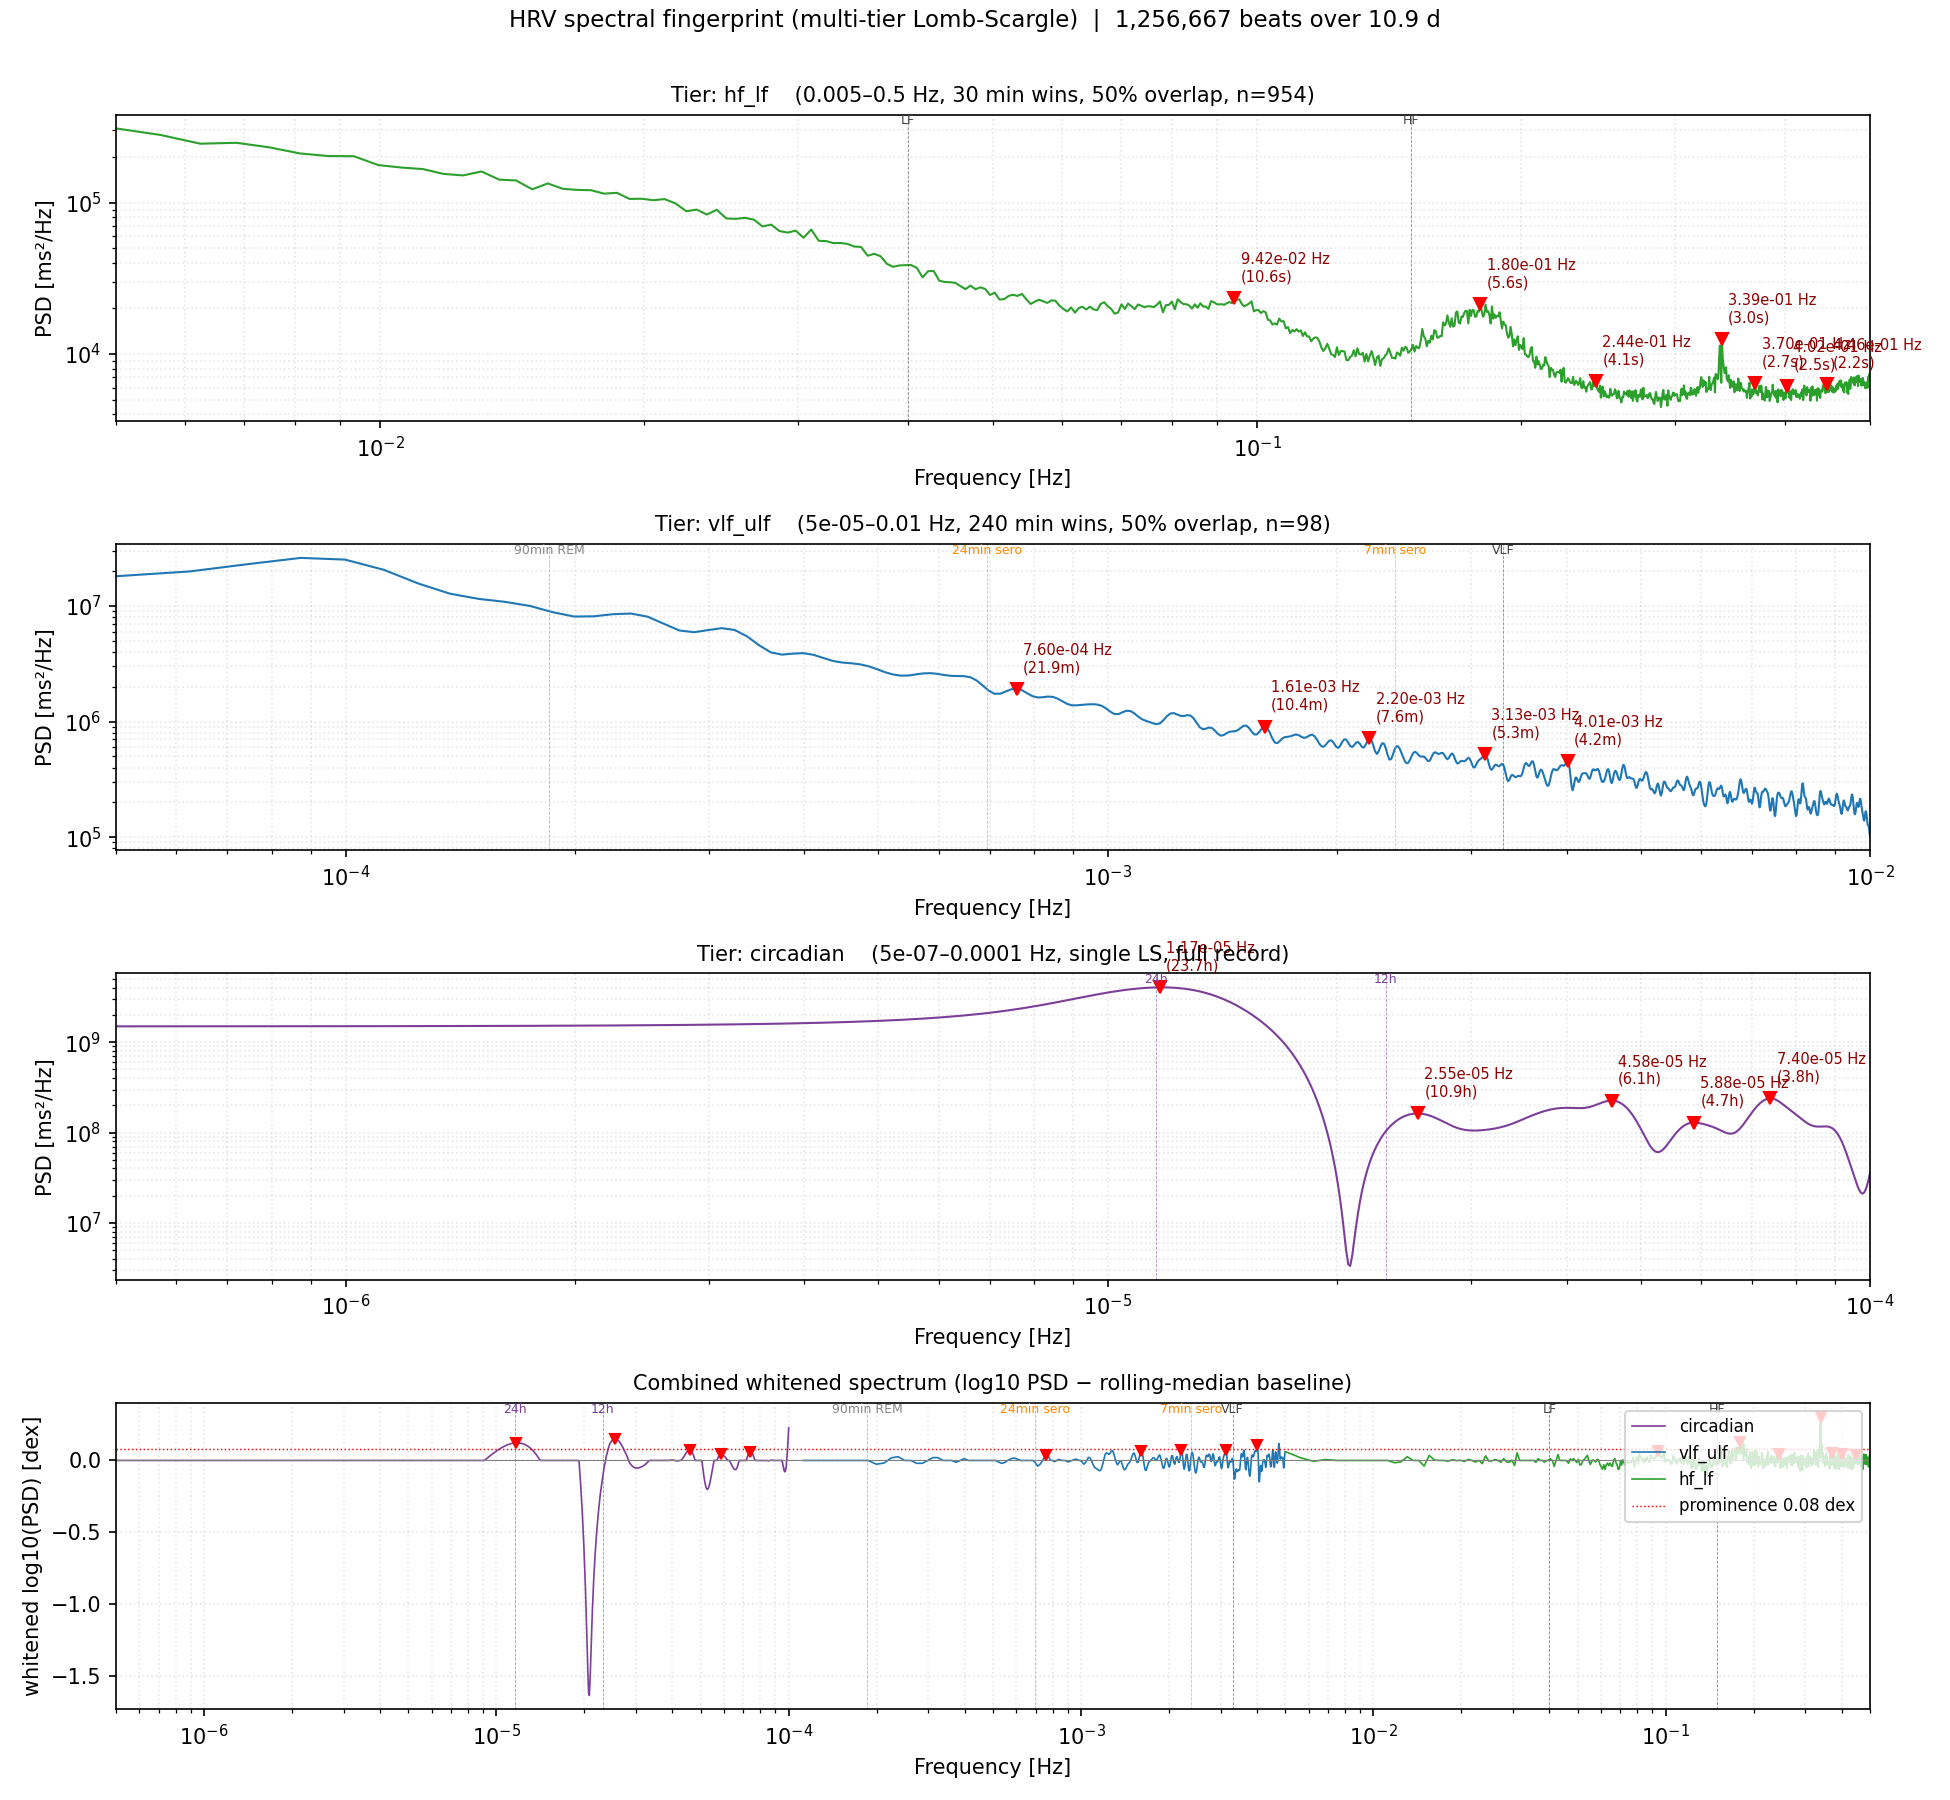

Source code (Python):
#!/usr/bin/env python3
"""
Individual HRV Frequency Map — One-Shot Spectral Fingerprint (Multi-Tier)
========================================================================

Computes a Lomb-Scargle spectral fingerprint of the entire RR-interval
record (Coospo H9Z, table HEART_RR_INTERVAL_SAMPLE) across THREE
frequency tiers, each with the window length matched to the band of
interest. The three tiers are stitched into a single combined log-log
spectrum so that physiological rhythms from milliseconds to days can
all be inspected on the same plot.

Tiers
-----
    hf_lf       30-min windows, 50 % overlap   0.005  – 0.5    Hz
                  → respiration (RSA), Mayer wave, baroreflex
    vlf_ulf     4-h   windows, 50 % overlap   0.00005 – 0.01   Hz
                  → ULF, hormonal/serotonergic cycles 7-24 min,
                    sub-circadian rhythms
    circadian   single Lomb-Scargle over full record (no windowing)
                  5e-7   – 1e-4   Hz
                  → circadian (24 h), multi-day trends

Method (per tier)
-----------------
- Local-median artifact rejection (±500 ms threshold, 5 % budget,
  ESC/NASPE 1996)
- Linear detrend per window (suppresses baseline drift → spurious LF)
- Lomb-Scargle PSD on the irregular beat times (astropy 'fast' / NUFT)
- Welch-style averaging across windows (single shot for circadian tier)

Peak detection (combined spectrum)
----------------------------------
HRV spectra follow a 1/f^α power law. The combined log10(PSD) is
whitened by subtracting a rolling-median baseline; peak prominence
is then measured in dex on the residual.

Outputs
-------
    data/spectral_fingerprint.csv         (freq_hz, period_s, power_ms2hz, tier)
    data/spectral_fingerprint_peaks.csv   (peaks sorted by prominence)
    data/spectral_fingerprint.png         (3-panel + combined view)
"""

import argparse
import os
import sys
import time
from pathlib import Path

import numpy as np
import psycopg2
from astropy.timeseries import LombScargle
from scipy.ndimage import median_filter
from scipy.signal import find_peaks

import matplotlib
matplotlib.use("Agg")
import matplotlib.pyplot as plt

# --- Postgres -------------------------------------------------------
PG_HOST = os.environ["PGHOST"]
PG_PORT = int(os.environ.get("PGPORT", "5432"))
PG_DB = os.environ["PGDATABASE"]
PG_USER = os.environ.get("PGUSER", "gadgetbridge")
PG_PASSWORD = os.environ["PGPASSWORD"]
DEVICE_ID = 2  # H9Z 40647

# --- IBI sanity (matches hrv_aggregate.py) --------------------------
MIN_RR = 300
MAX_RR = 2000

# --- Local-median artifact correction -------------------------------
ARTIFACT_MEDIAN_HALFWIDTH = 4
ARTIFACT_THRESHOLD_MS = 500
MAX_ARTIFACT_FRACTION = 0.05

# --- Tiers ----------------------------------------------------------
# Each tier specifies its own window length, gap tolerance, and
# frequency grid so that resolution is matched to the band. Tiers are
# stitched into one combined spectrum at the chosen split frequencies.
TIERS = [
    {
        "name": "hf_lf",
        "window_s": 30 * 60,
        "overlap": 0.5,
        "gap_ms": 5_000,            # strict — penalize bad windows
        "freq_min": 0.005,
        "freq_max": 0.5,
        "n_freq": 800,
        "min_beats": 200,
    },
    {
        "name": "vlf_ulf",
        "window_s": 4 * 3600,
        "overlap": 0.5,
        "gap_ms": 60_000,           # tolerate brief disconnects
        "freq_min": 5e-5,
        "freq_max": 0.01,
        "n_freq": 800,
        "min_beats": 5_000,
    },
    {
        "name": "circadian",
        "window_s": None,           # single LS over the full record
        "overlap": None,
        "gap_ms": 600_000,          # 10 min — only split on long off-times
        "freq_min": 5e-7,
        "freq_max": 1e-4,
        "n_freq": 800,
        "min_beats": 50_000,
    },
]

# Frequencies at which adjacent tiers are spliced (use the lower-tier
# value below the splice, the higher-tier value above).
TIER_SPLITS = {
    ("circadian", "vlf_ulf"): 1e-4,
    ("vlf_ulf",   "hf_lf"):   0.005,
}

# --- Peak detection on combined whitened spectrum -------------------
BASELINE_WINDOW_BINS = 81
LOG_PROMINENCE_DEX   = 0.08
MIN_PEAK_WIDTH_BINS  = 3
MIN_PEAK_DISTANCE_DEX_OF_FREQ = 0.05    # ~12 % freq separation in log space

# --- Progress -------------------------------------------------------
PROGRESS_EVERY = 25
HISTOGRAM_WIDTH = 70
HISTOGRAM_HEIGHT = 14

OUT_DIR = Path(__file__).parent
OUT_SPECTRUM_CSV = OUT_DIR / "spectral_fingerprint.csv"
OUT_PEAKS_CSV    = OUT_DIR / "spectral_fingerprint_peaks.csv"
OUT_PLOT         = OUT_DIR / "spectral_fingerprint.png"


# -------------------------------------------------------------------
# Data loading
# -------------------------------------------------------------------
def load_rr_data():
    print(f"Connecting to {PG_USER}@{PG_HOST}:{PG_PORT}/{PG_DB} ...")
    conn = psycopg2.connect(
        host=PG_HOST, port=PG_PORT, user=PG_USER,
        password=PG_PASSWORD, dbname=PG_DB, sslmode="require",
    )
    try:
        cur = conn.cursor()
        cur.execute(
            'SELECT "TIMESTAMP", "RR_MILLIS" '
            'FROM "HEART_RR_INTERVAL_SAMPLE" '
            'WHERE "DEVICE_ID" = %s '
            '  AND "RR_MILLIS" BETWEEN %s AND %s '
            'ORDER BY "TIMESTAMP", "SEQ"',
            (DEVICE_ID, MIN_RR, MAX_RR),
        )
        rows = cur.fetchall()
    finally:
        conn.close()
    if not rows:
        print("ERROR: no RR data found.")
        sys.exit(1)
    ts = np.fromiter((r[0] for r in rows), dtype=np.int64, count=len(rows))
    rr = np.fromiter((r[1] for r in rows), dtype=np.float64, count=len(rows))
    return ts, rr


def split_into_chunks(ts, gap_ms):
    if ts.size == 0:
        return []
    boundaries = np.flatnonzero(np.diff(ts) > gap_ms) + 1
    starts = np.concatenate(([0], boundaries))
    ends = np.concatenate((boundaries, [ts.size]))
    return list(zip(starts.tolist(), ends.tolist()))


# -------------------------------------------------------------------
# Artifact correction
# -------------------------------------------------------------------
def correct_artifacts(rr):
    n = len(rr)
    if n < 2:
        return None
    rr = rr.astype(float, copy=True)
    win = 2 * ARTIFACT_MEDIAN_HALFWIDTH + 1
    local_median = median_filter(rr, size=win, mode="nearest")
    artifact_mask = np.abs(rr - local_median) > ARTIFACT_THRESHOLD_MS
    if artifact_mask.sum() / n > MAX_ARTIFACT_FRACTION:
        return None
    if artifact_mask.any():
        valid_idx = np.flatnonzero(~artifact_mask)
        if valid_idx.size < 2:
            return None
        all_idx = np.arange(n)
        rr[artifact_mask] = np.interp(
            all_idx[artifact_mask], valid_idx, rr[valid_idx]
        )
    return rr


# -------------------------------------------------------------------
# Window iteration
# -------------------------------------------------------------------
def iter_windows(ts, rr, chunks, win_seconds, overlap, min_beats):
    win_ms = int(win_seconds * 1000)
    step_ms = max(1, int(win_ms * (1 - overlap)))
    for s, e in chunks:
        if e - s < min_beats:
            continue
        ts_chunk = ts[s:e]
        t0 = int(ts_chunk[0])
        t_end = int(ts_chunk[-1])
        if t_end - t0 < win_ms:
            continue
        anchor = t0
        while anchor + win_ms <= t_end:
            i_lo = int(np.searchsorted(ts_chunk, anchor,          side="left"))
            i_hi = int(np.searchsorted(ts_chunk, anchor + win_ms, side="left"))
            if i_hi - i_lo >= min_beats:
                rr_win = rr[s + i_lo : s + i_hi]
                t_win = (ts_chunk[i_lo:i_hi].astype(np.float64)
                         - anchor) / 1000.0
                yield rr_win, t_win
            anchor += step_ms


def lombscargle_psd(t_sec, rr_corr, freqs):
    """Detrended Lomb-Scargle PSD in ms²/Hz."""
    slope, intercept = np.polyfit(t_sec, rr_corr, 1)
    rr_det = rr_corr - (slope * t_sec + intercept)
    pgram = LombScargle(t_sec, rr_det, normalization="psd").power(
        freqs, method="fast",
    )
    # Match hrv_aggregate.compute_ulf_power: factor 2 -> ms²/Hz so
    # ∫PSD df ≈ var(rr).
    return pgram * 2.0


# -------------------------------------------------------------------
# Tier analysis
# -------------------------------------------------------------------
def analyze_tier(ts, rr, tier, progress_every):
    name      = tier["name"]
    freq_min  = tier["freq_min"]
    freq_max  = tier["freq_max"]
    n_freq    = tier["n_freq"]
    min_beats = tier["min_beats"]
    gap_ms    = tier["gap_ms"]

    chunks = split_into_chunks(ts, gap_ms)
    freqs = np.linspace(freq_min, freq_max, n_freq)

    print(f"\n[tier: {name}]  freq {freq_min:g}–{freq_max:g} Hz  "
          f"(period {1/freq_max:.1f}s – {1/freq_min/3600:.2f}h)")
    print(f"  chunks (gap > {gap_ms/1000:.0f}s): {len(chunks)}")

    psd_sum = np.zeros_like(freqs)
    n_windows = 0
    n_rejected = 0
    t_loop = time.monotonic()

    if tier["window_s"] is None:
        # Circadian tier: one LS over the longest contiguous chunk
        # (multi-day windows mixing recording / off / recording would
        # leak chunk boundaries into the spectrum).
        best = max(chunks, key=lambda se: se[1] - se[0])
        s, e = best
        rr_chunk = rr[s:e]
        ts_chunk = ts[s:e]
        if rr_chunk.size < min_beats:
            print(f"  largest chunk only {rr_chunk.size} beats — skipping")
            return freqs, None, 0
        rr_corr = correct_artifacts(rr_chunk)
        if rr_corr is None:
            print(f"  artifact fraction > {MAX_ARTIFACT_FRACTION*100:.0f}% — skipping")
            return freqs, None, 0
        t_sec = (ts_chunk.astype(np.float64) - float(ts_chunk[0])) / 1000.0
        psd_sum = lombscargle_psd(t_sec, rr_corr, freqs)
        n_windows = 1
        span_h = (ts_chunk[-1] - ts_chunk[0]) / 1000.0 / 3600.0
        print(f"  single LS over {rr_chunk.size:,} beats spanning "
              f"{span_h:.1f} h — done in {time.monotonic()-t_loop:.1f}s")
        return freqs, psd_sum, 1

    for rr_win, t_win in iter_windows(
        ts, rr, chunks,
        tier["window_s"], tier["overlap"], min_beats,
    ):
        rr_corr = correct_artifacts(rr_win)
        if rr_corr is None:
            n_rejected += 1
            continue
        try:
            psd = lombscargle_psd(t_win, rr_corr, freqs)
        except Exception:
            n_rejected += 1
            continue
        psd_sum += psd
        n_windows += 1

        if progress_every and n_windows % progress_every == 0:
            mean_psd = psd_sum / n_windows
            elapsed = time.monotonic() - t_loop
            print(
                f"\n  [{n_windows} windows | {n_rejected} rejected | "
                f"{elapsed:.1f}s]  running mean spectrum:"
            )
            print(render_ascii_histogram(freqs, mean_psd))

    if n_windows == 0:
        print(f"  WARNING: no windows accepted in tier {name}")
        return freqs, None, 0

    print(f"  done: {n_windows} windows accepted, {n_rejected} rejected, "
          f"{time.monotonic()-t_loop:.1f}s")
    return freqs, psd_sum / n_windows, n_windows


# -------------------------------------------------------------------
# ASCII histogram
# -------------------------------------------------------------------
def render_ascii_histogram(freqs, psd, width=HISTOGRAM_WIDTH,
                           height=HISTOGRAM_HEIGHT):
    pos = psd > 0
    if not np.any(pos):
        return "  (all-zero spectrum)"
    log_f = np.log10(freqs[pos])
    log_p = np.log10(psd[pos])
    f_min, f_max = float(log_f.min()), float(log_f.max())
    p_min, p_max = float(log_p.min()), float(log_p.max())
    if f_max == f_min or p_max == p_min:
        return "  (degenerate range)"
    bin_idx = np.clip(
        ((log_f - f_min) / (f_max - f_min) * (width - 1)).astype(int),
        0, width - 1,
    )
    bin_max = np.full(width, -np.inf)
    np.maximum.at(bin_max, bin_idx, log_p)
    bin_max = np.where(np.isfinite(bin_max), bin_max, p_min)
    norm = (bin_max - p_min) / (p_max - p_min)
    rows = []
    for h in range(height, 0, -1):
        thresh = (h - 0.5) / height
        line = "".join("█" if v >= thresh else " " for v in norm)
        rows.append(f"  {line}")
    rows.append(
        f"  freq  10^{f_min:+.2f} .. 10^{f_max:+.2f} Hz  "
        f"|  PSD  10^{p_min:+.2f} .. 10^{p_max:+.2f} ms²/Hz"
    )
    return "\n".join(rows)


# -------------------------------------------------------------------
# Tier stitching
# -------------------------------------------------------------------
def stitch_tiers(tier_results):
    """Concatenate per-tier (freqs, psd) into one log-spaced spectrum.

    For overlapping ranges the lower-frequency tier wins below the
    splice frequency and the higher-frequency tier wins above; this
    avoids double-counting where window lengths differ.
    """
    ordered = sorted(
        ((t["name"], t, tier_results[t["name"]]) for t in TIERS),
        key=lambda x: x[1]["freq_min"],
    )
    pieces = []
    for i, (name, tier, (freqs, psd, n)) in enumerate(ordered):
        if psd is None:
            continue
        f_lo = tier["freq_min"]
        f_hi = tier["freq_max"]
        # Trim against splice with neighbors
        if i > 0:
            prev_name = ordered[i - 1][0]
            split = TIER_SPLITS.get((prev_name, name)) \
                or TIER_SPLITS.get((name, prev_name))
            if split is not None:
                f_lo = max(f_lo, split)
        if i + 1 < len(ordered):
            next_name = ordered[i + 1][0]
            split = TIER_SPLITS.get((name, next_name)) \
                or TIER_SPLITS.get((next_name, name))
            if split is not None:
                f_hi = min(f_hi, split)
        mask = (freqs >= f_lo) & (freqs <= f_hi)
        if not mask.any():
            continue
        pieces.append((name, freqs[mask], psd[mask]))
    if not pieces:
        return None, None, None

    all_freqs = np.concatenate([p[1] for p in pieces])
    all_psd   = np.concatenate([p[2] for p in pieces])
    all_tier  = np.concatenate([
        np.full(p[1].size, p[0], dtype=object) for p in pieces
    ])
    order = np.argsort(all_freqs)
    return all_freqs[order], all_psd[order], all_tier[order]


# -------------------------------------------------------------------
# Band labels (extended for ULF / circadian)
# -------------------------------------------------------------------
def band_label(f):
    if f < 1.5e-5:    return "circadian"   # < ~18 h period
    if f < 1e-4:      return "ultraslow"   # 2.8 h - 18 h
    if f < 0.0007:    return "sub-ULF"     # 24 min - 2.8 h
    if f < 0.0033:    return "ULF"         # 5 - 24 min  (incl. serotonin window)
    if f < 0.04:      return "VLF"
    if f < 0.15:      return "LF"
    if f <= 0.40:     return "HF"
    return "supra-HF"


# -------------------------------------------------------------------
# Main
# -------------------------------------------------------------------
def main():
    ap = argparse.ArgumentParser(description=__doc__)
    ap.add_argument("--progress-every", type=int, default=PROGRESS_EVERY,
                    help=f"Print histogram every N windows (default "
                         f"{PROGRESS_EVERY}); 0 disables")
    ap.add_argument("--log-prominence-dex", type=float,
                    default=LOG_PROMINENCE_DEX,
                    help=f"Peak prominence threshold on whitened "
                         f"log10(PSD) [dex] (default {LOG_PROMINENCE_DEX})")
    ap.add_argument("--skip-tier", action="append", default=[],
                    choices=[t["name"] for t in TIERS],
                    help="Skip a tier (repeatable)")
    args = ap.parse_args()

    t_total = time.monotonic()
    ts, rr = load_rr_data()
    span_h = (ts[-1] - ts[0]) / 1000.0 / 3600.0
    print(f"Loaded {ts.size:,} RR samples spanning {span_h:.1f} h "
          f"(~{span_h/24:.1f} d)")

    tier_results = {}
    for tier in TIERS:
        if tier["name"] in args.skip_tier:
            print(f"\n[tier: {tier['name']}]  skipped")
            tier_results[tier["name"]] = (
                np.linspace(tier["freq_min"], tier["freq_max"],
                            tier["n_freq"]),
                None, 0,
            )
            continue
        tier_results[tier["name"]] = analyze_tier(
            ts, rr, tier, args.progress_every,
        )

    # Stitch tiers into one combined spectrum
    freqs_c, psd_c, tier_c = stitch_tiers(tier_results)
    if freqs_c is None:
        print("ERROR: no tier produced a spectrum.")
        sys.exit(2)

    # Whiten and detect peaks on the COMBINED spectrum
    log_psd = np.log10(np.maximum(psd_c, 1e-30))
    baseline = median_filter(log_psd, size=BASELINE_WINDOW_BINS,
                             mode="nearest")
    whitened = log_psd - baseline

    # Distance constraint in LOG-FREQ space (so the same fractional
    # separation applies across the 6 decades the combined spectrum
    # covers); convert to bin distance via local log-freq spacing.
    log_f = np.log10(freqs_c)
    dlog = np.median(np.diff(log_f))
    distance_bins = max(1, int(round(MIN_PEAK_DISTANCE_DEX_OF_FREQ / dlog)))

    peak_idx, props = find_peaks(
        whitened,
        prominence=args.log_prominence_dex,
        width=MIN_PEAK_WIDTH_BINS,
        distance=distance_bins,
    )

    # Reject peaks too close to a tier-splice frequency: the PSD
    # normalization differs between tiers (window length differs), so
    # the discontinuity at the splice can register as a spurious peak.
    splice_freqs = list(TIER_SPLITS.values())
    splice_log = np.array([np.log10(f) for f in splice_freqs])
    keep = []
    for k in peak_idx:
        d = np.min(np.abs(np.log10(freqs_c[k]) - splice_log))
        if d > MIN_PEAK_DISTANCE_DEX_OF_FREQ:
            keep.append(k)
    keep = np.array(keep, dtype=int) if keep else np.array([], dtype=int)
    keep_mask = np.isin(peak_idx, keep)
    n_dropped = peak_idx.size - keep.size
    peak_idx = peak_idx[keep_mask]
    props = {k: v[keep_mask] for k, v in props.items()}

    print(f"\nDetected {peak_idx.size} peaks on combined whitened spectrum "
          f"(prominence ≥ {args.log_prominence_dex:.3f} dex, "
          f"width ≥ {MIN_PEAK_WIDTH_BINS} bins, "
          f"distance ≥ {distance_bins} bins; "
          f"{n_dropped} dropped near tier splice)")

    # --- CSV: spectrum -------------------------------------------
    with OUT_SPECTRUM_CSV.open("w") as f:
        f.write("freq_hz,period_s,power_ms2hz,tier\n")
        for fr, p, t in zip(freqs_c, psd_c, tier_c):
            f.write(f"{fr:.8e},{1.0/fr:.4e},{p:.6e},{t}\n")
    print(f"Wrote {OUT_SPECTRUM_CSV}  ({freqs_c.size} bins)")

    # --- CSV: peaks ----------------------------------------------
    with OUT_PEAKS_CSV.open("w") as f:
        f.write("rank,freq_hz,period_s,period_human,power_ms2hz,"
                "log_prominence_dex,fwhm_hz,canonical_band,tier\n")
        order = np.argsort(props["prominences"])[::-1]
        for rank, k in enumerate(order, 1):
            i = peak_idx[k]
            fr = freqs_c[i]
            per = 1.0 / fr
            if per >= 86400:    per_h = f"{per/86400:.2f}d"
            elif per >= 3600:   per_h = f"{per/3600:.2f}h"
            elif per >= 60:     per_h = f"{per/60:.2f}min"
            else:               per_h = f"{per:.2f}s"
            f.write(
                f"{rank},{fr:.8e},{per:.4e},{per_h},{psd_c[i]:.6e},"
                f"{props['prominences'][k]:.4f},"
                f"{props['widths'][k] * dlog * fr * np.log(10):.6e},"
                f"{band_label(fr)},{tier_c[i]}\n"
            )
    print(f"Wrote {OUT_PEAKS_CSV}  ({peak_idx.size} peaks)")

    # --- Plot: 4 panels (3 tiers + combined whitened) ------------
    fig, axes = plt.subplots(4, 1, figsize=(13, 12), dpi=150)
    tier_colors = {
        "circadian": "#7B3F99",
        "vlf_ulf":   "#1F77B4",
        "hf_lf":     "#2CA02C",
    }
    for ax, tier in zip(axes[:3], TIERS):
        f_t, psd_t, n_t = tier_results[tier["name"]]
        ax.set_xscale("log")
        ax.set_yscale("log")
        if psd_t is not None:
            ax.plot(f_t, psd_t, color=tier_colors[tier["name"]], lw=1.0)
            for k in peak_idx:
                if tier_c[k] != tier["name"]:
                    continue
                fr = freqs_c[k]
                # Find PSD value in this tier's grid
                j = int(np.argmin(np.abs(f_t - fr)))
                ax.plot(fr, psd_t[j], "rv", ms=6)
                per = 1.0 / fr
                lbl = (f"{per/3600:.1f}h" if per >= 3600 else
                       f"{per/60:.1f}m"  if per >= 60   else
                       f"{per:.1f}s")
                ax.annotate(
                    f"{fr:.2e} Hz\n({lbl})",
                    xy=(fr, psd_t[j]),
                    xytext=(3, 8), textcoords="offset points",
                    fontsize=7, color="darkred",
                )
        win_label = (f"single LS, full record"
                     if tier["window_s"] is None else
                     f"{tier['window_s']//60} min wins, "
                     f"{int(tier['overlap']*100)}% overlap, n={n_t}")
        ax.set_title(f"Tier: {tier['name']}    "
                     f"({tier['freq_min']:g}–{tier['freq_max']:g} Hz, "
                     f"{win_label})", fontsize=10)
        ax.set_xlabel("Frequency [Hz]")
        ax.set_ylabel("PSD [ms²/Hz]")
        ax.grid(True, which="both", ls=":", alpha=0.3)
        ax.set_xlim(tier["freq_min"], tier["freq_max"])

    # Combined whitened panel
    ax = axes[3]
    ax.set_xscale("log")
    for tname in tier_colors:
        m = tier_c == tname
        if m.any():
            ax.plot(freqs_c[m], whitened[m],
                    color=tier_colors[tname], lw=0.8, label=tname)
    ax.axhline(0, color="grey", lw=0.5)
    ax.axhline(args.log_prominence_dex, color="red", ls=":", lw=0.7,
               label=f"prominence {args.log_prominence_dex:.2f} dex")
    for k in peak_idx:
        ax.plot(freqs_c[k], whitened[k], "rv", ms=5)
    ax.set_title("Combined whitened spectrum (log10 PSD − rolling-median "
                 "baseline)", fontsize=10)
    ax.set_xlabel("Frequency [Hz]")
    ax.set_ylabel("whitened log10(PSD) [dex]")
    ax.grid(True, which="both", ls=":", alpha=0.3)
    ax.legend(loc="upper right", fontsize=8)
    ax.set_xlim(freqs_c.min(), freqs_c.max())

    # Add reference markers for canonical and circadian/serotonin freqs
    REF_LINES = [
        (1 / 86400,        "24h",         "#7B3F99"),
        (1 / (12 * 3600),  "12h",         "#7B3F99"),
        (1 / (90 * 60),    "90min REM",   "#888888"),
        (1 / (24 * 60),    "24min sero",  "#FF8800"),
        (1 / (7  * 60),    "7min sero",   "#FF8800"),
        (0.0033,           "VLF",         "#444444"),
        (0.04,             "LF",          "#444444"),
        (0.15,             "HF",          "#444444"),
    ]
    for f_ref, lbl, col in REF_LINES:
        for ax_ in axes:
            xl = ax_.get_xlim()
            if xl[0] <= f_ref <= xl[1]:
                ax_.axvline(f_ref, color=col, ls="--", lw=0.4, alpha=0.6)
                ax_.text(f_ref, ax_.get_ylim()[1], lbl,
                         color=col, fontsize=6,
                         ha="center", va="top", rotation=0)

    fig.suptitle(
        f"HRV spectral fingerprint (multi-tier Lomb-Scargle)  "
        f"|  {ts.size:,} beats over {span_h/24:.1f} d",
        fontsize=11, y=0.995,
    )
    fig.tight_layout(rect=(0, 0, 1, 0.99))
    fig.savefig(OUT_PLOT)
    print(f"Wrote {OUT_PLOT}")

    # --- Summary stdout -----------------------------------------
    if peak_idx.size:
        order = np.argsort(props["prominences"])[::-1]
        print("\nTop peaks (sorted by prominence above 1/f baseline):")
        print(f"  {'rank':>4}  {'freq_hz':>11}  {'period':>10}  "
              f"{'log_prom':>9}  {'PSD':>11}  band              tier")
        for rank, k in enumerate(order, 1):
            i = peak_idx[k]
            fr = freqs_c[i]
            per = 1.0 / fr
            if   per >= 86400: per_s = f"{per/86400:6.2f}d "
            elif per >= 3600:  per_s = f"{per/3600:6.2f}h "
            elif per >= 60:    per_s = f"{per/60:6.2f}min"
            else:              per_s = f"{per:6.2f}s "
            print(f"  {rank:>4}  {fr:>11.4e}  {per_s:>10}  "
                  f"{props['prominences'][k]:>9.3f}  "
                  f"{psd_c[i]:>11.3e}  {band_label(fr):<17} {tier_c[i]}")

    print(f"\nTotal runtime: {time.monotonic() - t_total:.1f}s")


if __name__ == "__main__":
    main()
